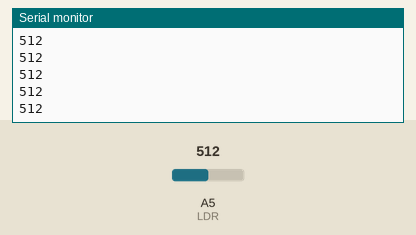
Recording of a sketch running on a simulated Arduino Uno, built with avr-gcc and run on an emulated ATmega328P. On the bench: the last lines printed to the serial monitor. Inputs (shaded band) come from the test bench; at power-on: A5 (LDR) = 512.

Above: at 1.2 s.
1.3 s: A5 (LDR) set to 716
At 1.9 s:
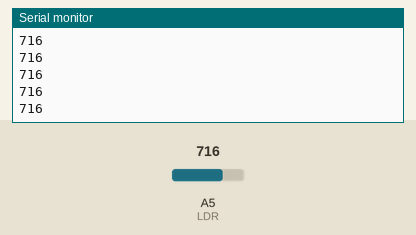
2.8 s: A5 (LDR) set to 900
At 3.5 s:
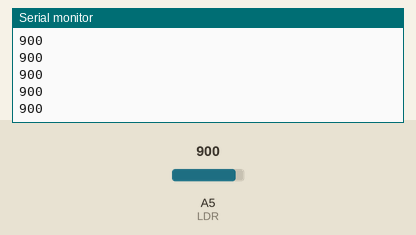
Timing chart, 0 to 5.8 s (numbered marks = the images above; inputs shaded):
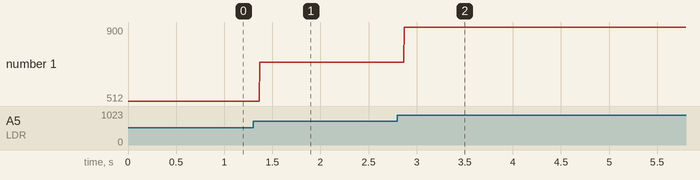

Measured:
- after the input at 1.3 s, the serial monitor: prints a new line after 0.07 s (image 1)
- after the input at 2.8 s, the serial monitor: prints a new line after 0.07 s (image 2)
- plotted number 1: 512 → 716 after the input at 1.3 s, 716 → 900 after the input at 2.8 s

The sketch:

medidor_de_luz_com_led.ino
```cpp
int LDR = A5;
int valor = 0;

void setup()
{
Serial.begin(9600);
}
void loop()
{
valor = analogRead(LDR);
Serial.println(valor);

}
```
